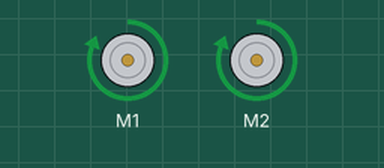
Bench run of a sketch on a simulated Arduino Uno, built with avr-gcc and run on an emulated ATmega328P. On the bench: 2 × DC motor (green arrow = forward, orange = backward, longer = faster). What the sketch prints to the serial monitor is not drawn.

Above: at 0.5 s.
Timing chart, 0 to 4.6 s (numbered marks = the images above):
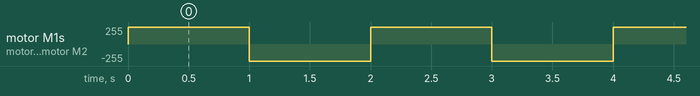

The sketch:

MotorTest.ino
```cpp
// (licence header left out)
#include <AFMotor.h>

AF_DCMotor moteur1(1);
AF_DCMotor moteur2(2);
void setup() {
  Serial.begin(9600);           // set up Serial library at 9600 bps
  Serial.println("Motor test!");

  // turn on motor
  moteur1.setSpeed(200);

  moteur1.run(RELEASE);
    // turn on motor
  moteur2.setSpeed(200);

  moteur2.run(RELEASE);
}

void loop() {


  moteur1.run(FORWARD);

  moteur1.setSpeed(255);


  moteur2.run(FORWARD);

  moteur2.setSpeed(255);
    delay(1000);

    moteur2.run(RELEASE);
    moteur1.run(RELEASE);


   moteur1.run(BACKWARD);

  moteur1.setSpeed(255);


  moteur2.run(BACKWARD);

  moteur2.setSpeed(255);


  delay(1000);
    moteur2.run(RELEASE);
    moteur1.run(RELEASE);

}
```

Measured:
- by itself, motor M1, motor M2: alternates forward 255/255 for 1.0 s and backward 255/255 for 1.0 s
